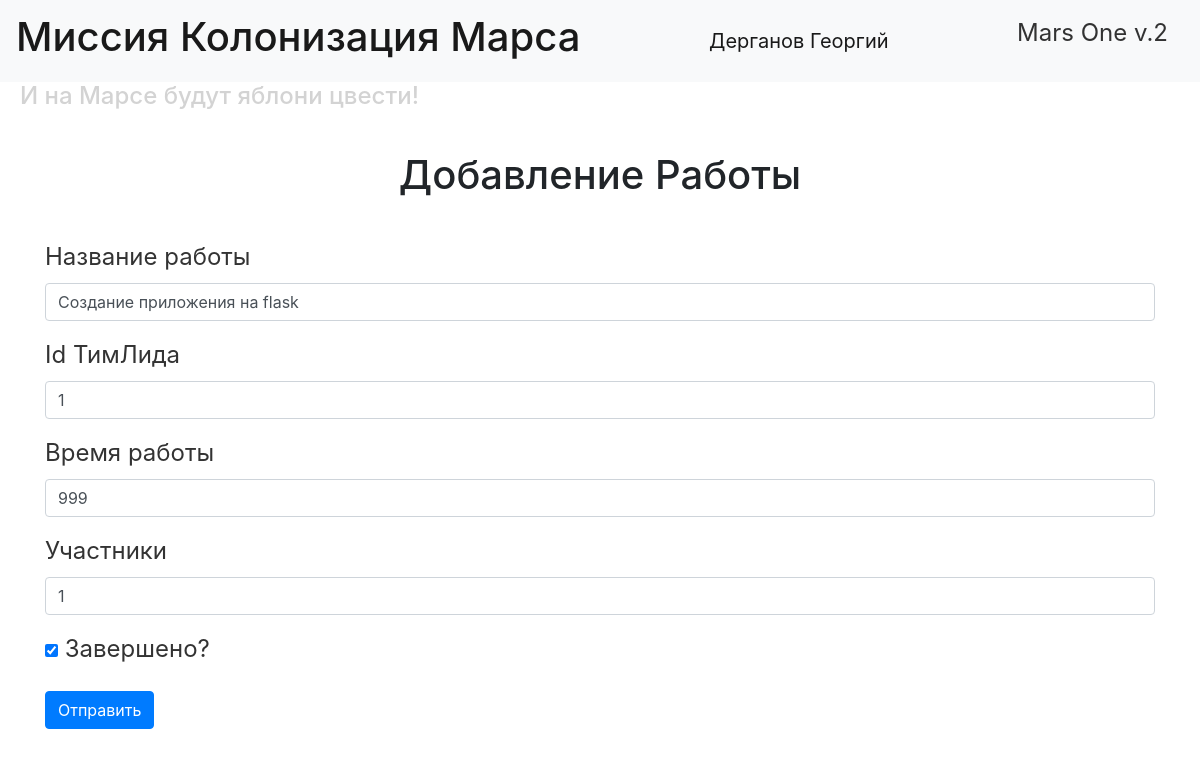
The page /job_change/1 (signed in) on the database its author committed.
### data/users.py (models this page shows, shortened)
class User(SqlAlchemyBase, UserMixin):
    __tablename__ = 'users'
    id = sqlalchemy.Column(sqlalchemy.Integer, primary_key=True, autoincrement=True)
    surname = sqlalchemy.Column(sqlalchemy.String, nullable=True)
    name = sqlalchemy.Column(sqlalchemy.String, nullable=True)
    age = sqlalchemy.Column(sqlalchemy.Integer, nullable=True)
    position = sqlalchemy.Column(sqlalchemy.String, nullable=True)
    speciality = sqlalchemy.Column(sqlalchemy.String, nullable=True)
    address = sqlalchemy.Column(sqlalchemy.String, nullable=True)
    email = sqlalchemy.Column(sqlalchemy.String, unique=True, nullable=True)
    hashed_password = sqlalchemy.Column(sqlalchemy.String, nullable=True)
    modified_date = sqlalchemy.Column(sqlalchemy.DateTime, default=datetime.datetime.now)
    jobs = orm.relation("Jobs", back_populates='user')

### data/jobs.py (models this page shows)
class Jobs(SqlAlchemyBase):
    __tablename__ = 'jobs'
    id = sqlalchemy.Column(sqlalchemy.Integer, primary_key=True, autoincrement=True)
    team_leader = sqlalchemy.Column(sqlalchemy.Integer, nullable=True)
    job = sqlalchemy.Column(sqlalchemy.String, nullable=True)
    work_size = sqlalchemy.Column(sqlalchemy.Integer, nullable=True)
    collaborators = sqlalchemy.Column(sqlalchemy.String, nullable=True)
    start_date = sqlalchemy.Column(sqlalchemy.DateTime, nullable=True)
    end_date = sqlalchemy.Column(sqlalchemy.DateTime, nullable=True)
    is_finished = sqlalchemy.Column(sqlalchemy.Boolean, nullable=True)
    user_id = sqlalchemy.Column(sqlalchemy.Integer, sqlalchemy.ForeignKey("users.id"))
    user = orm.relation('User')

### main.py (the view, shortened to what this page needs)
@app.route('/job_change/<int:id>', methods=['GET', 'POST'])
@login_required
def edit_job(id):
    form = JobsForm()
    if request.method == "GET":
        session = db_session.create_session()
        job = session.query(Jobs).filter(Jobs.id == id, ((current_user == Jobs.user) | (current_user.id == Jobs.team_leader))).first()
        if job:
            form.job.data = job.job
            form.team_leader.data = job.team_leader
            form.work_size.data = job.work_size
            form.collaborators.data = job.collaborators
            form.is_finished.data = job.is_finished
        else:
            abort(404)
    return render_template('job.html', title='Редактирование работы', form=form)

### main.py
class JobsForm(FlaskForm):
    job = StringField('Название работы', validators=[DataRequired()])
    team_leader = IntegerField("Id ТимЛида", validators=[DataRequired()])
    work_size = IntegerField("Время работы", validators=[DataRequired()])
    collaborators = StringField("Участники", validators=[DataRequired()])
    is_finished = BooleanField("Завершено?")
    submit = SubmitField('Отправить')

### data/db_session.py (called while the page is built)
def create_session() -> Session:
    global __factory
    return __factory()

### main.py (called while the page is built)
@login_manager.user_loader
def load_user(user_id):
    session = db_session.create_session()
    return session.query(User).get(user_id)

### templates/job.html (shortened to what this page needs)
{% extends "base.html" %}
{% block content %}
<h1 class="title">Добавление Работы</h1>
<form action="" method="post">
    <p>
        {{ form.job.label }}<br>
        {{ form.job(class="form-control") }}
    </p>
    <p>
        {{ form.team_leader.label }}<br>
        {{ form.team_leader(class="form-control") }}
    </p>
    <p>
        {{ form.work_size.label }}<br>
        {{ form.work_size(class="form-control") }}
    </p>
    <p>
        {{ form.collaborators.label }}<br>
        {{ form.collaborators(class="form-control") }}
    </p>
    <p>{{ form.is_finished() }} {{ form.is_finished.label }}</p>
    <p>{{ form.submit(type="submit", class="btn btn-primary") }}</p>
</form>
{% endblock %}

### templates/base.html (shortened to what this page needs)
<!doctype html>
<html lang="en">
    <head>
        <link rel="stylesheet"
              href="https://stackpath.bootstrapcdn.com/bootstrap/4.4.1/css/bootstrap.min.css"
>
        <link rel="stylesheet" type="text/css" href="{{ url_for('static', filename='css/style.css') }}">
    </head>
    <body>
        <header>
            <nav class="navbar navbar-light bg-light">
                <a class="navbar-brand" href="/"><h1>Миссия Колонизация Марса</h1></a>
                {% if current_user.is_authenticated %}
                    <a class="navbar-brand" href="/logout">{{ current_user.surname }} {{ current_user.name }}</a>
                {% else %}
                    <p>
                        <a class="btn btn-primary" href="/register">Зарегистрироваться</a>
                        <a class="btn btn-success" href="/login">Войти</a>
                    </p>
                {% endif %}
                <a class="navbar-brand" href="/"><p>Mars One v.2</p></a>
            </nav>
            <h4>И на Марсе будут яблони цвести!</h4>
        </header>
        <main role="main" class="container">
            <div>
                {% block content %}{% endblock %}
            </div>
        </main>
    </body>
</html>

### static/css/style.css (style rules this page uses)
h4 { color: lightgrey; margin-left: 20px; }
p { font-size: 24px; color: rgba(0,0,0,0.8); }
.title { text-align: center; margin: 40px 40px; }

### rows shown on the page
User: surname "Дерганов", name "Георгий"
Jobs: job "Создание приложения на flask", team_leader "1", work_size "999", collaborators "1", is_finished "☑"
